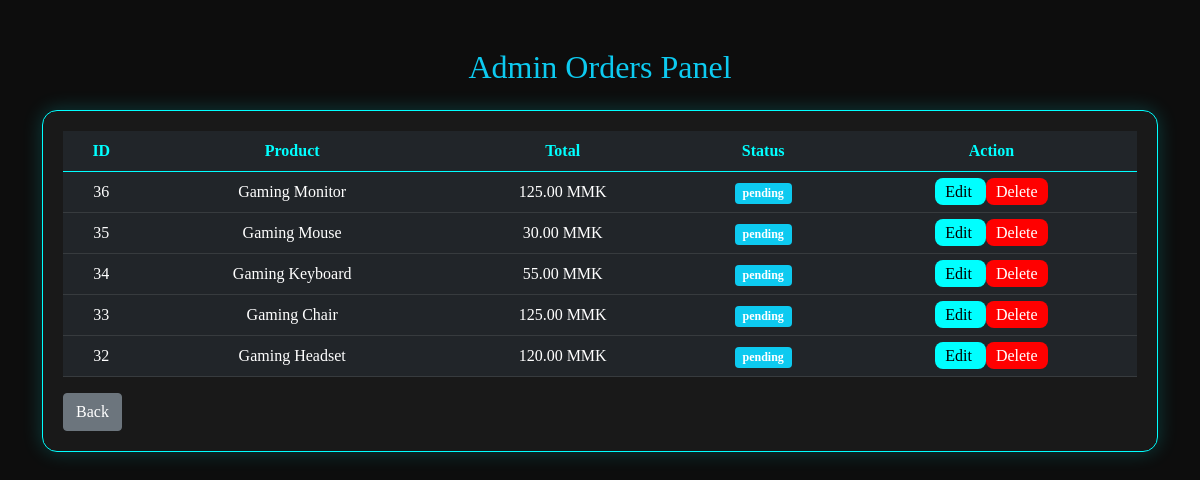
The page /admin/orders.php on the database its author committed.
### tables this page shows
CREATE TABLE IF NOT EXISTS `orders` (
  `id` int(11) NOT NULL AUTO_INCREMENT,
  `product_name` varchar(255) DEFAULT NULL,
  `price` decimal(10,2) DEFAULT NULL,
  `qty` int(11) DEFAULT 1,
  `total` decimal(10,2) DEFAULT NULL,
  `customer_name` varchar(100) DEFAULT NULL,
  `phone` varchar(50) DEFAULT NULL,
  `status` varchar(50) DEFAULT 'pending',
  `created_at` timestamp NULL DEFAULT current_timestamp(),
  PRIMARY KEY (`id`)
);

### admin/orders.php (the view, shortened to what this page needs)
<?php
include "../config/connection.php";
$orders = $conn->query("SELECT * FROM orders ORDER BY id DESC")->fetchAll(PDO::FETCH_ASSOC);
?>
<!DOCTYPE html>
<html>
<head>
    <link href="https://cdn.jsdelivr.net/npm/bootstrap@5.0.2/dist/css/bootstrap.min.css" rel="stylesheet">
</head>
<body>
    <div class="container mt-5">
        <h2 class="text-center text-info mb-4"> Admin Orders Panel</h2>
        <div class="card-box">
            <table class="table table-dark table-hover text-center">
                <thead>
                    <tr>
                        <th>ID</th>
                        <th>Product</th>
                        <th>Total</th>
                        <th>Status</th>
                        <th>Action</th>
                    </tr>
                </thead>
                <tbody>
                    <?php foreach ($orders as $o): ?>
                        <tr>
                            <td><?= $o['id'] ?></td>
                            <td><?= $o['product_name'] ?></td>
                            <td><?= $o['total'] ?> MMK</td>
                            <td>
                                <span class="badge bg-info">
                                    <?= $o['status'] ?>
                                </span>
                            </td>
                            <td>
                                <a class="btn-edit" href="update.php?id=<?= $o['id'] ?>">
                                    Edit
                                </a>
                                <a class="btn-delete"
                                    href="delete.php?id=<?= $o['id'] ?>"
                                    onclick="return confirm('Are you sure to delete this order?')">
                                     Delete
                                </a>
                            </td>
                        </tr>
                    <?php endforeach; ?>
                </tbody>
            </table>
            <a href="/gamingsetup/admin/dashboard.php" class="btn btn-secondary">Back</a>
        </div>
    </div>
</body>
</html>

### admin/orders.php (style rules this page uses)
body { background: #0d0d0d; color: white; font-family: Orbitron; }
.card-box { background: rgba(255, 255, 255, 0.05); border: 1px solid cyan; padding: 20px; border-radius: 15px; box-shadow: 0 0 20px rgba(0, 255, 255, 0.2); }
table { color: white; }
th { color: cyan; }
.btn-edit { background: cyan; color: black; padding: 5px 10px; border-radius: 8px; text-decoration: none; }
.btn-delete { background: red; color: white; padding: 5px 10px; border-radius: 8px; text-decoration: none; }

### rows shown on the page
orders: id "36", product_name "Gaming Monitor", total "125.00", status "pending"
orders: id "35", product_name "Gaming Mouse", total "30.00", status "pending"
orders: id "34", product_name "Gaming Keyboard", total "55.00", status "pending"
orders: id "33", product_name "Gaming Chair", total "125.00", status "pending"
orders: id "32", product_name "Gaming Headset", total "120.00", status "pending"
